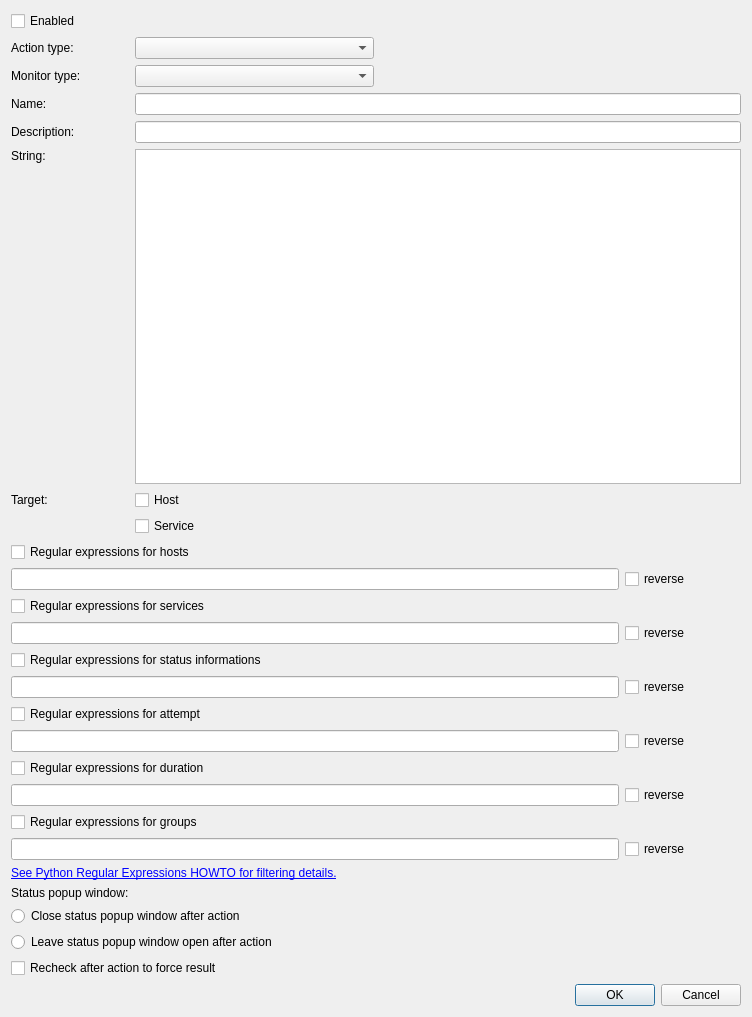
<?xml version="1.0" encoding="UTF-8"?>
<ui version="4.0">
 <class>settings_action</class>
 <widget class="QDialog" name="settings_action">
  <property name="geometry">
   <rect>
    <x>0</x>
    <y>0</y>
    <width>752</width>
    <height>1017</height>
   </rect>
  </property>
  <property name="sizePolicy">
   <sizepolicy hsizetype="Minimum" vsizetype="Minimum">
    <horstretch>0</horstretch>
    <verstretch>0</verstretch>
   </sizepolicy>
  </property>
  <property name="windowTitle">
   <string>Dialog</string>
  </property>
  <property name="modal">
   <bool>true</bool>
  </property>
  <layout class="QGridLayout" name="gridLayout">
   <item row="22" column="5">
    <widget class="QCheckBox" name="input_checkbox_re_host_reverse">
     <property name="text">
      <string>reverse</string>
     </property>
    </widget>
   </item>
   <item row="28" column="0" colspan="5">
    <widget class="QLineEdit" name="input_lineedit_re_attempt_pattern"/>
   </item>
   <item row="24" column="0" colspan="5">
    <widget class="QLineEdit" name="input_lineedit_re_service_pattern"/>
   </item>
   <item row="37" column="0" colspan="6">
    <widget class="QRadioButton" name="input_radiobutton_close_popwin">
     <property name="text">
      <string>Close status popup window after action</string>
     </property>
    </widget>
   </item>
   <item row="25" column="0" colspan="6">
    <widget class="QCheckBox" name="input_checkbox_re_status_information_enabled">
     <property name="text">
      <string>Regular expressions for status informations</string>
     </property>
    </widget>
   </item>
   <item row="26" column="0" colspan="5">
    <widget class="QLineEdit" name="input_lineedit_re_status_information_pattern"/>
   </item>
   <item row="38" column="0" colspan="6">
    <widget class="QRadioButton" name="input_radiobutton_leave_popwin_open">
     <property name="text">
      <string>Leave status popup window open after action</string>
     </property>
    </widget>
   </item>
   <item row="6" column="1" colspan="5">
    <widget class="QTextEdit" name="input_textedit_string">
     <property name="sizePolicy">
      <sizepolicy hsizetype="MinimumExpanding" vsizetype="MinimumExpanding">
       <horstretch>0</horstretch>
       <verstretch>0</verstretch>
      </sizepolicy>
     </property>
     <property name="toolTip">
      <string>Available variables for action strings:

$HOST$ - host as in monitor
$SERVICE$ - service as in monitor
$MONITOR$ - monitor address
$MONITOR-CGI$ - monitor CGI address
$ADDRESS$ - address of host, delivered from connection method
$USERNAME$ - username on monitor
$STATUS-INFO$ - status information for host or service
$PASSWORD$ - username's password on monitor
$COMMENT-ACK$ - default acknowledge comment
$COMMENT-DOWN$ - default downtime comment
$COMMENT-SUBMIT$ - default submit check result comment

$TRANSID$ - only useful for Checkmk as _transid=$TRANSID$</string>
     </property>
    </widget>
   </item>
   <item row="29" column="0" colspan="6">
    <widget class="QCheckBox" name="input_checkbox_re_duration_enabled">
     <property name="text">
      <string>Regular expressions for duration</string>
     </property>
    </widget>
   </item>
   <item row="6" column="0">
    <widget class="QLabel" name="label_string">
     <property name="sizePolicy">
      <sizepolicy hsizetype="Minimum" vsizetype="Preferred">
       <horstretch>0</horstretch>
       <verstretch>0</verstretch>
      </sizepolicy>
     </property>
     <property name="text">
      <string>String:</string>
     </property>
     <property name="alignment">
      <set>Qt::AlignmentFlag::AlignLeading|Qt::AlignmentFlag::AlignLeft|Qt::AlignmentFlag::AlignTop</set>
     </property>
    </widget>
   </item>
   <item row="40" column="0" colspan="6">
    <widget class="QDialogButtonBox" name="button_box">
     <property name="orientation">
      <enum>Qt::Orientation::Horizontal</enum>
     </property>
     <property name="standardButtons">
      <set>QDialogButtonBox::StandardButton::Cancel|QDialogButtonBox::StandardButton::Ok</set>
     </property>
    </widget>
   </item>
   <item row="1" column="0">
    <widget class="QLabel" name="label_action_type">
     <property name="sizePolicy">
      <sizepolicy hsizetype="Minimum" vsizetype="Preferred">
       <horstretch>0</horstretch>
       <verstretch>0</verstretch>
      </sizepolicy>
     </property>
     <property name="text">
      <string>Action type:</string>
     </property>
    </widget>
   </item>
   <item row="3" column="0">
    <widget class="QLabel" name="label_monitor_type">
     <property name="sizePolicy">
      <sizepolicy hsizetype="Minimum" vsizetype="Preferred">
       <horstretch>0</horstretch>
       <verstretch>0</verstretch>
      </sizepolicy>
     </property>
     <property name="text">
      <string>Monitor type:</string>
     </property>
    </widget>
   </item>
   <item row="13" column="1">
    <widget class="QCheckBox" name="input_checkbox_filter_target_host">
     <property name="text">
      <string>Host</string>
     </property>
    </widget>
   </item>
   <item row="21" column="0" colspan="6">
    <widget class="QCheckBox" name="input_checkbox_re_host_enabled">
     <property name="text">
      <string>Regular expressions for hosts</string>
     </property>
    </widget>
   </item>
   <item row="22" column="0" colspan="5">
    <widget class="QLineEdit" name="input_lineedit_re_host_pattern"/>
   </item>
   <item row="34" column="0">
    <widget class="QLabel" name="label_status_popup">
     <property name="text">
      <string>Status popup window:</string>
     </property>
    </widget>
   </item>
   <item row="1" column="1" colspan="2">
    <widget class="QComboBox" name="input_combobox_type">
     <property name="toolTip">
      <string>Available action types:

Browser:
Use given string as URL, evaluate variables and open it in your default browser, for example a graph page in monitor.

Command:
Execute command as given in string and evaluate variables, for example to open SSH connection.

URL:
Request given URL string in the background, for example to acknowledge a service with one click.
</string>
     </property>
    </widget>
   </item>
   <item row="3" column="1" colspan="2">
    <widget class="QComboBox" name="input_combobox_monitor_type"/>
   </item>
   <item row="32" column="0" colspan="5">
    <widget class="QLineEdit" name="input_lineedit_re_groups_pattern"/>
   </item>
   <item row="30" column="5">
    <widget class="QCheckBox" name="input_checkbox_re_duration_reverse">
     <property name="text">
      <string>reverse</string>
     </property>
    </widget>
   </item>
   <item row="14" column="1">
    <widget class="QCheckBox" name="input_checkbox_filter_target_service">
     <property name="text">
      <string>Service</string>
     </property>
    </widget>
   </item>
   <item row="24" column="5">
    <widget class="QCheckBox" name="input_checkbox_re_service_reverse">
     <property name="text">
      <string>reverse</string>
     </property>
    </widget>
   </item>
   <item row="23" column="0" colspan="6">
    <widget class="QCheckBox" name="input_checkbox_re_service_enabled">
     <property name="text">
      <string>Regular expressions for services</string>
     </property>
    </widget>
   </item>
   <item row="30" column="0" colspan="5">
    <widget class="QLineEdit" name="input_lineedit_re_duration_pattern"/>
   </item>
   <item row="5" column="1" colspan="5">
    <widget class="QLineEdit" name="input_lineedit_description"/>
   </item>
   <item row="4" column="1" colspan="5">
    <widget class="QLineEdit" name="input_lineedit_name"/>
   </item>
   <item row="32" column="5">
    <widget class="QCheckBox" name="input_checkbox_re_groups_reverse">
     <property name="text">
      <string>reverse</string>
     </property>
    </widget>
   </item>
   <item row="13" column="0">
    <widget class="QLabel" name="label_target">
     <property name="sizePolicy">
      <sizepolicy hsizetype="Minimum" vsizetype="Preferred">
       <horstretch>0</horstretch>
       <verstretch>0</verstretch>
      </sizepolicy>
     </property>
     <property name="text">
      <string>Target:</string>
     </property>
    </widget>
   </item>
   <item row="39" column="0" colspan="6">
    <widget class="QCheckBox" name="input_checkbox_recheck">
     <property name="text">
      <string>Recheck after action to force result</string>
     </property>
    </widget>
   </item>
   <item row="31" column="0" colspan="6">
    <widget class="QCheckBox" name="input_checkbox_re_groups_enabled">
     <property name="text">
      <string>Regular expressions for groups</string>
     </property>
    </widget>
   </item>
   <item row="5" column="0">
    <widget class="QLabel" name="label_description">
     <property name="sizePolicy">
      <sizepolicy hsizetype="Minimum" vsizetype="Preferred">
       <horstretch>0</horstretch>
       <verstretch>0</verstretch>
      </sizepolicy>
     </property>
     <property name="text">
      <string>Description:</string>
     </property>
    </widget>
   </item>
   <item row="4" column="0">
    <widget class="QLabel" name="label_name">
     <property name="sizePolicy">
      <sizepolicy hsizetype="Minimum" vsizetype="Preferred">
       <horstretch>0</horstretch>
       <verstretch>0</verstretch>
      </sizepolicy>
     </property>
     <property name="text">
      <string>Name:</string>
     </property>
    </widget>
   </item>
   <item row="27" column="0" colspan="5">
    <widget class="QCheckBox" name="input_checkbox_re_attempt_enabled">
     <property name="text">
      <string>Regular expressions for attempt</string>
     </property>
    </widget>
   </item>
   <item row="28" column="5">
    <widget class="QCheckBox" name="input_checkbox_re_attempt_reverse">
     <property name="text">
      <string>reverse</string>
     </property>
    </widget>
   </item>
   <item row="26" column="5">
    <widget class="QCheckBox" name="input_checkbox_re_status_information_reverse">
     <property name="text">
      <string>reverse</string>
     </property>
    </widget>
   </item>
   <item row="0" column="0" colspan="6">
    <widget class="QCheckBox" name="input_checkbox_enabled">
     <property name="text">
      <string>Enabled</string>
     </property>
    </widget>
   </item>
   <item row="33" column="0" colspan="6">
    <widget class="QLabel" name="label_python_re">
     <property name="text">
      <string>&lt;a href=http://docs.python.org/howto/regex.html&gt;See Python Regular Expressions HOWTO for filtering details.&lt;/a&gt;</string>
     </property>
     <property name="openExternalLinks">
      <bool>true</bool>
     </property>
     <property name="textInteractionFlags">
      <set>Qt::TextInteractionFlag::TextBrowserInteraction</set>
     </property>
    </widget>
   </item>
  </layout>
 </widget>
 <tabstops>
  <tabstop>input_checkbox_enabled</tabstop>
  <tabstop>input_combobox_type</tabstop>
  <tabstop>input_combobox_monitor_type</tabstop>
  <tabstop>input_lineedit_name</tabstop>
  <tabstop>input_lineedit_description</tabstop>
  <tabstop>input_checkbox_filter_target_host</tabstop>
  <tabstop>input_checkbox_filter_target_service</tabstop>
  <tabstop>input_checkbox_re_host_enabled</tabstop>
  <tabstop>input_lineedit_re_host_pattern</tabstop>
  <tabstop>input_checkbox_re_host_reverse</tabstop>
  <tabstop>input_checkbox_re_service_enabled</tabstop>
  <tabstop>input_lineedit_re_service_pattern</tabstop>
  <tabstop>input_checkbox_re_service_reverse</tabstop>
  <tabstop>input_checkbox_re_status_information_enabled</tabstop>
  <tabstop>input_lineedit_re_status_information_pattern</tabstop>
  <tabstop>input_checkbox_re_status_information_reverse</tabstop>
  <tabstop>input_checkbox_re_duration_enabled</tabstop>
  <tabstop>input_lineedit_re_duration_pattern</tabstop>
  <tabstop>input_checkbox_re_duration_reverse</tabstop>
  <tabstop>input_checkbox_re_groups_enabled</tabstop>
  <tabstop>input_radiobutton_close_popwin</tabstop>
  <tabstop>input_radiobutton_leave_popwin_open</tabstop>
 </tabstops>
 <resources/>
 <connections>
  <connection>
   <sender>button_box</sender>
   <signal>accepted()</signal>
   <receiver>settings_action</receiver>
   <slot>accept()</slot>
   <hints>
    <hint type="sourcelabel">
     <x>248</x>
     <y>254</y>
    </hint>
    <hint type="destinationlabel">
     <x>157</x>
     <y>274</y>
    </hint>
   </hints>
  </connection>
  <connection>
   <sender>button_box</sender>
   <signal>rejected()</signal>
   <receiver>settings_action</receiver>
   <slot>reject()</slot>
   <hints>
    <hint type="sourcelabel">
     <x>316</x>
     <y>260</y>
    </hint>
    <hint type="destinationlabel">
     <x>286</x>
     <y>274</y>
    </hint>
   </hints>
  </connection>
 </connections>
</ui>
